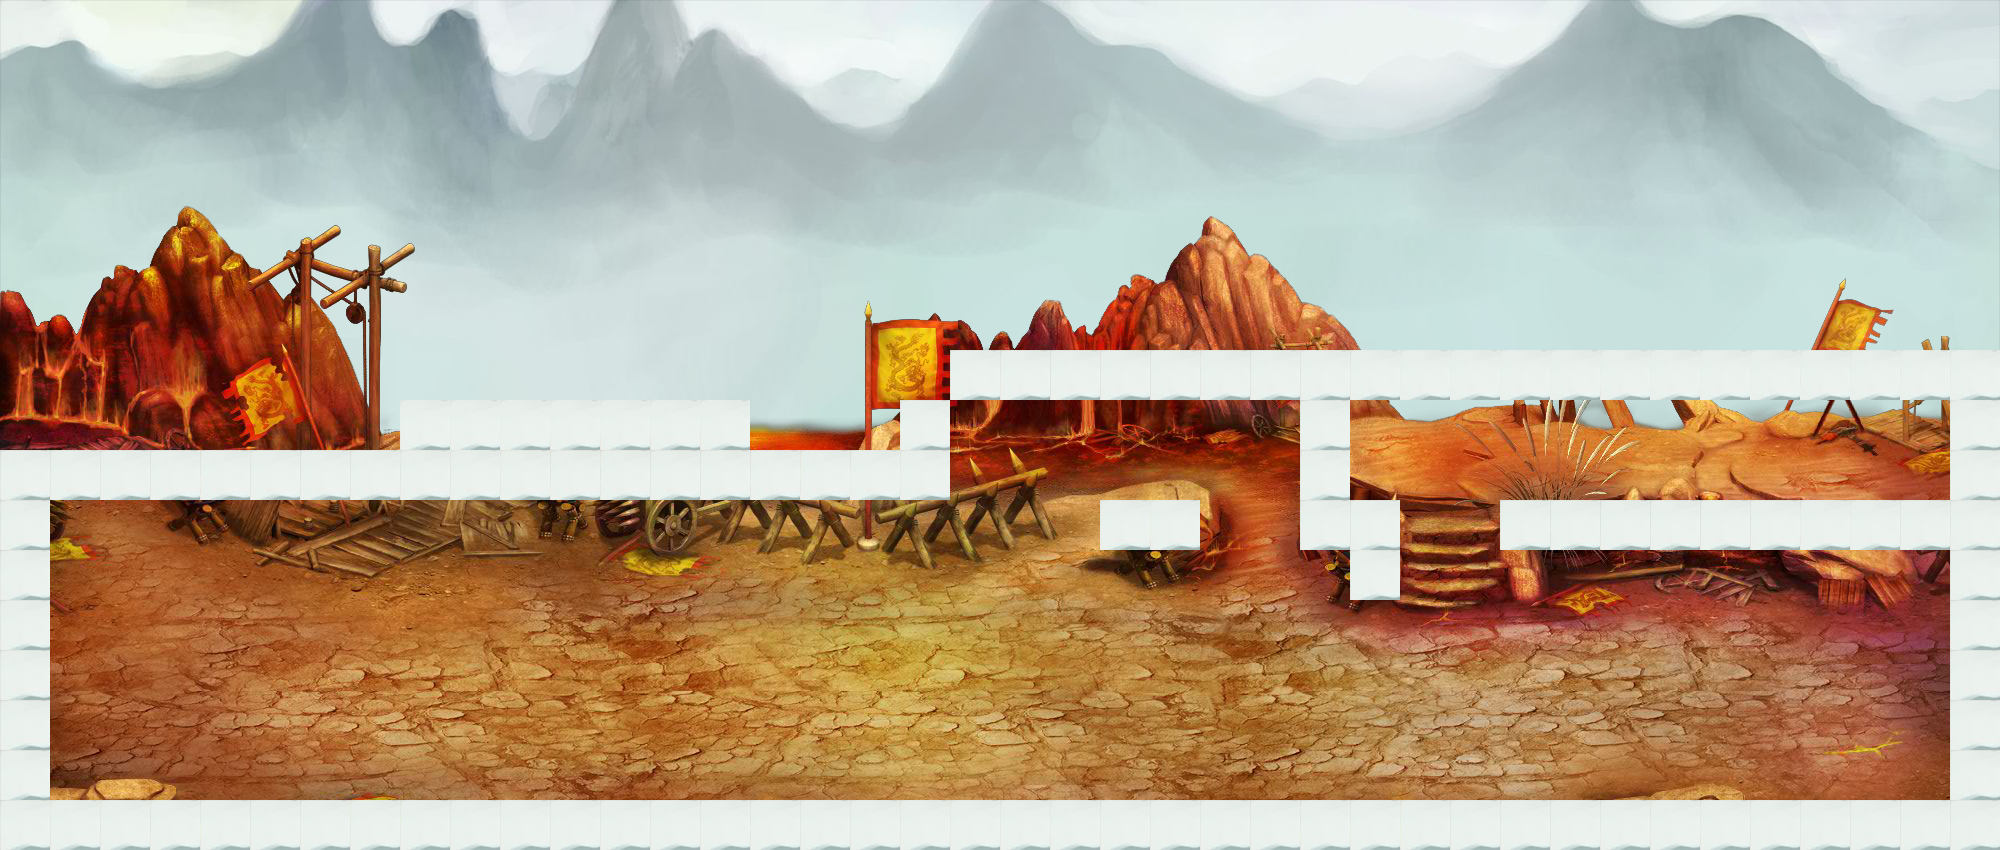

Rendered tile map (Tiled .tmx) drawn with the repository's tilesets; below, a short description and the map source with its tile grids summarised:
An orthogonal 40x17 tile map with 50x50 px tiles, 2 tile layers (块层 1, ground2).

<map version="1.0" orientation="orthogonal" renderorder="right-down" width="40" height="17" tilewidth="50" tileheight="50">
 <tileset firstgid="1" name="ditu" tilewidth="50" tileheight="50">
  <image source="ditu.png" width="2000" height="850" />
  <tile id="0">
   <properties>
    <property name="Collidable" value="true" />
   </properties>
  </tile>
 </tileset>
 <layer name="块层 1" width="40" height="17">
  <data>[680 cells, 680 non-empty, 680 distinct tile ids]</data>
 </layer>
 <layer name="ground2" width="40" height="17">
  <data>[680 cells, 118 non-empty, 1 distinct tile ids]</data>
 </layer>
</map>